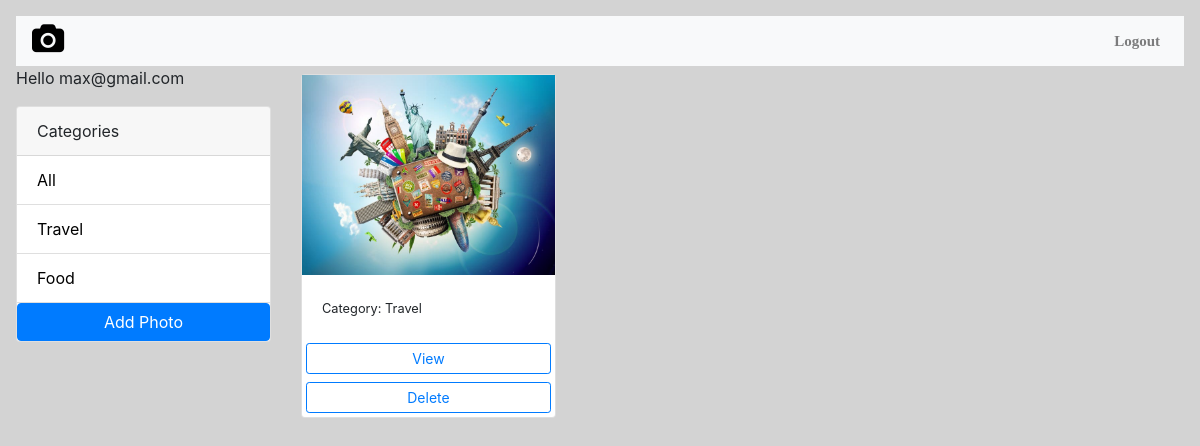
The app's page /gallery/ (signed in), older data.
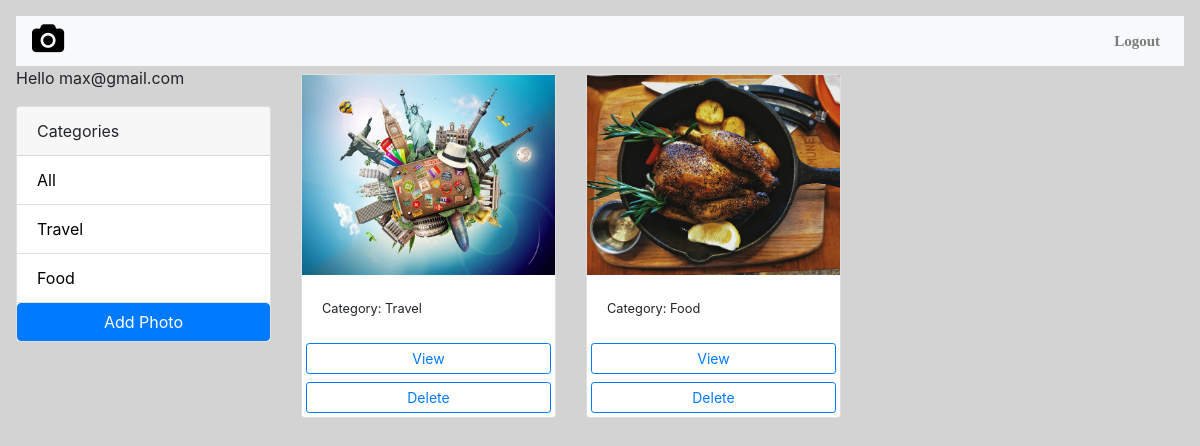
The same page, newer data.
### Photo_Album_Application/models.py (models this page shows, shortened)
class Category(models.Model):
    class Meta:
        verbose_name = 'Category'
        verbose_name_plural = 'Categories'
    user = models.ForeignKey(
        User, on_delete=models.SET_NULL, null=True, blank=True)
    name = models.CharField(max_length=100, null=False, blank=False)

class Photo(models.Model):
    class Meta:
        verbose_name = 'Photo'
        verbose_name_plural = 'Photos'
    category = models.ForeignKey(
        Category, on_delete=models.SET_NULL, null=True, blank=True)
    image = models.ImageField(null=False, blank=False)
    description = models.TextField()

### Photo_Album_Application/views.py (the view)
# urls.py: path('gallery/', views.gallery, name='gallery'),
def gallery(request):
    user = request.user
    print(user, " gallery")
    category = request.GET.get('category')
    if category == None:
        photos = Photo.objects.filter(category__user=user)
    else:
        photos = Photo.objects.filter(
            category__name=category, category__user=user)
    categories = Category.objects.filter(user=user)
    context = {'categories': categories, 'photos': photos}
    return render(request, 'gallery.html', context)

### Photo_Album_Application/templates/gallery.html (shortened to what this page needs)
<!DOCTYPE html>
<html lang="en">
<head>
    <link href="https://stackpath.bootstrapcdn.com/bootstrap/4.5.2/css/bootstrap.min.css" rel="stylesheet">
    <link rel="stylesheet" href="https://cdnjs.cloudflare.com/ajax/libs/font-awesome/4.7.0/css/font-awesome.min.css">
    <link href="https://stackpath.bootstrapcdn.com/bootstrap/4.5.2/css/bootstrap.min.css" rel="stylesheet">
    <link rel="stylesheet" href="https://cdnjs.cloudflare.com/ajax/libs/font-awesome/4.7.0/css/font-awesome.min.css">
    {% load static %}
</head>
<body>
    <nav class="navbar navbar-expand-lg navbar-light bg-light">
        <a class="navbar-brand" href=""><i class="fa fa-camera" style="font-size:30px;color:black"></i></a>
        <div class="collapse navbar-collapse" id="navbarNav">
            <ul class="navbar-nav ml-auto">
                <li class="nav-item active">
                <li class="nav-item">
                    <a class="nav-link" href="{% url 'home'%}"><b>Logout</b></a>
                </li>
            </ul>
        </div>
    </nav>
    <body class="m-3">
    <div class="container">
        <div class="row">
            <div class="col-md-3">
                {% if request.user.is_authenticated %}
                <p>Hello {{request.user}}</p>
                {% endif %}
                <div class="card my-3">
                    <div class="card-header">
                        Categories
                    </div>
                    <ul class="list-group list-group-flush">
                        <li class="list-group-item">
                            <a href="{% url 'gallery' %}">All</a>
                        </li>
                        {% for category in categories %}
                        <li class=" list-group-item">
                            <a href="{% url 'gallery' %}?category={{category.name}}">
                                {{category.name}}
                            </a>
                        </li>
                        {% endfor %}
                        <a href="{% url 'add' %}" class="btn btn-primary btn-block ">Add Photo</a>
                    </ul>
                </div>
            </div>
            <div class="col-md-9">
                <div class="row">
                    {% for photo in photos %}
                    <div class="col-md-4">
                        <div class="card my-2">
                            <img class="image-thumbail" src="{{photo.image.url}}" alt="Card image cap">
                            <div class="card-body">
                                <small>Category: {{photo.category.name}}</small>
                            </div>
                            <a href="{% url 'photo' photo.id %}" class="btn btn-outline-primary btn-sm m-1">View</a>
                            <a class="btn btn-outline-primary btn-sm m-1" onclick ="delete_photo({{photo.id}})">Delete</a>
                        </div>
                    </div>
                    {% empty %}
                    <h3>No photos</h3>
                    {% endfor %}
                </div>
            </div>
        </div>
    </div>
</body>
<link rel='stylesheet' href='https://cdn.jsdelivr.net/npm/sweetalert2@7.12.15/dist/sweetalert2.min.css'></link>
</html>

Row changes from the older to the newer data that the page shows:
added Photo: image (picture), category.name "Food"
